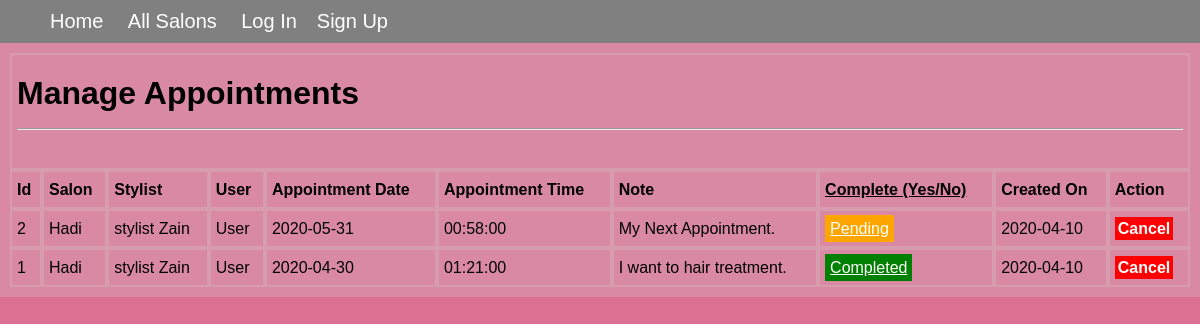
The app's page /super_admin/appointment_manage.php with its own data.
### tables this page shows
CREATE TABLE `tbl_appointment` (
  `appointment_id` int(11) NOT NULL,
  `salon_id` int(11) NOT NULL,
  `stylist_id` int(11) NOT NULL,
  `user_id` int(11) NOT NULL,
  `appointment_date` date NOT NULL,
  `appointment_time` time NOT NULL,
  `note` text NOT NULL,
  `status` int(11) DEFAULT '0',
  `created_date` date NOT NULL
);

CREATE TABLE `tbl_salon` (
  `salon_id` int(11) NOT NULL,
  `name` varchar(200) NOT NULL,
  `contact_no` varchar(15) NOT NULL,
  `email` varchar(50) NOT NULL,
  `logo_image` varchar(200) NOT NULL,
  `country` varchar(50) NOT NULL,
  `province` varchar(50) NOT NULL,
  `city` varchar(50) NOT NULL,
  `address` varchar(200) NOT NULL,
  `zip_code` varchar(50) NOT NULL,
  `opening_time` time NOT NULL,
  `closing_time` time NOT NULL,
  `create_date` date NOT NULL
);

CREATE TABLE `tbl_stylist` (
  `stylist_id` int(11) NOT NULL,
  `username` varchar(100) NOT NULL,
  `email` varchar(100) NOT NULL,
  `phone` varchar(15) DEFAULT NULL,
  `address` varchar(255) DEFAULT NULL,
  `gender` varchar(10) DEFAULT NULL,
  `profile_image` varchar(255) DEFAULT NULL,
  `password` varchar(255) NOT NULL,
  `services` int(11) DEFAULT NULL,
  `join_date` date NOT NULL
);

CREATE TABLE `tbl_user` (
  `user_id` int(11) NOT NULL,
  `first_name` varchar(100) NOT NULL,
  `last_name` varchar(100) NOT NULL,
  `phone` varchar(15) NOT NULL,
  `email` varchar(100) NOT NULL,
  `profile_image` varchar(255) NOT NULL,
  `gender` varchar(6) NOT NULL,
  `password` varchar(100) NOT NULL,
  `role` varchar(20) NOT NULL DEFAULT 'user',
  `join_date` date NOT NULL
);

### super_admin/appointment_manage.php (the view, shortened to what this page needs)
<!DOCTYPE html>
<html>
<head>
    <link rel="stylesheet" href="../include_files/mystyle.css">
</head>
<body>
<?php include_once "../navigation.php"; ?>
<table border="0" cellpadding="5" cellspacing="0">
    <tr>
        <td colspan="20"><h1>Manage Appointments</h1><hr><br></td>
    </tr>
    <tr>
        <td><strong>Id</strong></td>
        <td><strong>Salon</strong></td>
        <td><strong>Stylist</strong></td>
        <td><strong>User</strong></td>
        <td><strong>Appointment Date</strong></td>
        <td><strong>Appointment Time</strong></td>
        <td><strong>Note</strong></td>
        <td><strong><u>Complete (Yes/No)</u></strong></td>
        <td><strong>Created On</strong></td>
        <td><strong>Action</strong></td>
    </tr>
    <?php
    require_once '../database_connection.php';
    $sql = "SELECT
                tbl_appointment.appointment_id,
                tbl_appointment.appointment_date,
                tbl_appointment.appointment_time,
                tbl_appointment.note,
                tbl_appointment.status,
                tbl_appointment.created_date,
                tbl_salon.name,
                tbl_user.first_name,
                tbl_stylist.username
            FROM
                tbl_appointment
            INNER JOIN tbl_salon ON tbl_appointment.salon_id = tbl_salon.salon_id
            INNER JOIN tbl_stylist ON tbl_appointment.stylist_id = tbl_stylist.stylist_id
            INNER JOIN tbl_user ON tbl_user.user_id = tbl_appointment.user_id
            ORDER BY appointment_id DESC
            ";
    $stmt = $conn->prepare($sql);
    $stmt->execute();
    if ($stmt->rowCount() > 0) {
        while ($row = $stmt->fetch(PDO::FETCH_ASSOC)) {
            echo "<tr>";
            echo "<td>".$row['appointment_id']."</td>";
            echo "<td>".$row['name']."</td>";
            echo "<td>".$row['username']."</td>";
            echo "<td>".$row['first_name']."</td>";
            echo "<td>".$row['appointment_date']."</td>";
            echo "<td>".$row['appointment_time']."</td>";
            echo "<td>".$row['note']."</td>";
            if ($row['status'] == 1) {
                echo "<td><a class='complete' href='appointment_status.php?appointment_id=".$row['appointment_id']."'>Completed</a></td>";
            } else {
                echo "<td><a class='pending' href='appointment_status.php?appointment_id=".$row['appointment_id']."'>Pending</a></td>";
            }
            echo "<td>".$row['created_date']."</td>";
            echo "<td>
                    <a class='delete' href='appointment_delete.php?appointment_id=".$row['appointment_id']."'>Cancel</a>
                </td>";
            echo "</tr>";
        }
    } else {
        echo '<tr>';
        echo '<td><h2>No Data Found</h2></td>';
        echo '</tr>';
    }
    ?>
</table>
</body>
</html>

### include_files/mystyle.css (style rules this page uses)
body { font-family: sans-serif; margin: 0; }
* { box-sizing: border-box; }

### super_admin/appointment_manage.php (style rules this page uses)
body { background-color: palevioletred; }
table { padding: 10px; background-color: #d3d3d340; width: 100%; margin: 0 auto; line-height: 25px; }
td { border: 2px solid #d3d3d340; }
.delete { background-color: red; color: white; font-weight: bold; padding: 3px; text-decoration: none; }
.complete { background-color: green; color: white; padding: 5px; }
.pending { background-color: orange; color: white; padding: 5px; }

### records on screen
tbl_appointment: appointment_id "2", salon.name "Hadi", stylist.username "stylist Zain", user.first_name "User", appointment_date "2020-05-31", appointment_time "00:58:00", note "My Next Appointment.", created_date "2020-04-10"
tbl_appointment: appointment_id "1", salon.name "Hadi", stylist.username "stylist Zain", user.first_name "User", appointment_date "2020-04-30", appointment_time "01:21:00", note "I want to hair treatment.", created_date "2020-04-10"
